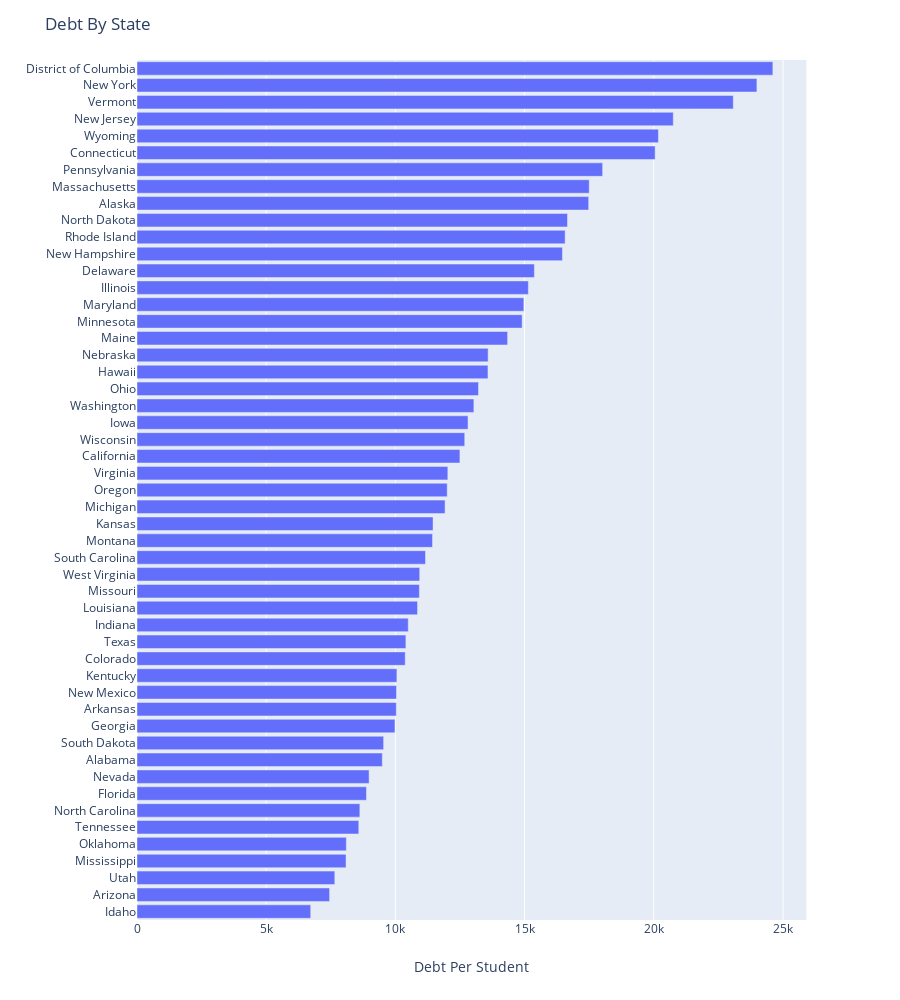

Notebook source saved alongside this figure:
### Code cell
v = data.groupby('STNAME').agg({'debt' : 'sum', 'V33' : 'sum'}).reset_index().sort_values('debt', ascending=False)
v['debt'] = v['debt'].apply(abs)

v['Debt Per Student'] = v['debt'] / v['V33']

v = v.sort_values('Debt Per Student')

fig = px.bar(v, x='Debt Per Student', y='STNAME', orientation='h', height = 1000,
             labels=dict(TFEDREV='Revenue', TOTALEXP='Expenditure', STNAME='State'))

fig.layout.title.text = 'Debt By State'
fig.layout.xaxis.title = 'Debt Per Student'
fig.layout.yaxis.title = ''

fig.show()

### Figure 1 — Plotly figure (JSON) as saved in the notebook; plotly's stock layout.template omitted (floating-point values rounded to 4 significant figures)
{"data": [{"alignmentgroup": "True", "hoverlabel": {"namelength": 0}, "hovertemplate": "Debt Per Student=%{x}<br>State=%{y}", "legendgroup": "", "marker": {"color": "#636efa"}, "name": "", "offsetgroup": "", "orientation": "h", "showlegend": false, "textposition": "auto", "type": "bar", "x": [6723.0, 7453.0, 7655.0, 8089.0, 8101.0, 8583.0, 8625.0, 8881.0, 8982.0, 9494.0, 9545.0, 9984.0, 10030.0, 10040.0, 10060.0, 10380.0, 10410.0, 10500.0, 10860.0, 10930.0, 10940.0, 11160.0, 11440.0, 11460.0, 11920.0, 12010.0, 12030.0, 12500.0, 12680.0, 12810.0, 13040.0, 13220.0, 13580.0, 13590.0, 14340.0, 14900.0, 14970.0, 15150.0, 15380.0, 16460.0, 16570.0, 16660.0, 17480.0, 17500.0, 18020.0, 20050.0, 20180.0, 20750.0, 23080.0, 23990.0, 24610.0], "xaxis": "x", "y": ["Idaho", "Arizona", "Utah", "Mississippi", "Oklahoma", "Tennessee", "North Carolina", "Florida", "Nevada", "Alabama", "South Dakota", "Georgia", "Arkansas", "New Mexico", "Kentucky", "Colorado", "Texas", "Indiana", "Louisiana", "Missouri", "West Virginia", "South Carolina", "Montana", "Kansas", "Michigan", "Oregon", "Virginia", "California", "Wisconsin", "Iowa", "Washington", "Ohio", "Hawaii", "Nebraska", "Maine", "Minnesota", "Maryland", "Illinois", "Delaware", "New Hampshire", "Rhode Island", "North Dakota", "Alaska", "Massachusetts", "Pennsylvania", "Connecticut", "Wyoming", "New Jersey", "Vermont", "New York", "District of Columbia"], "yaxis": "y"}], "layout": {"barmode": "relative", "height": 1000, "legend": {"tracegroupgap": 0}, "margin": {"t": 60}, "title": {"text": "Debt By State"}, "xaxis": {"anchor": "y", "domain": [0, 0.98], "title": {"text": "Debt Per Student"}}, "yaxis": {"anchor": "x", "domain": [0, 1], "title": {"text": ""}}}}
